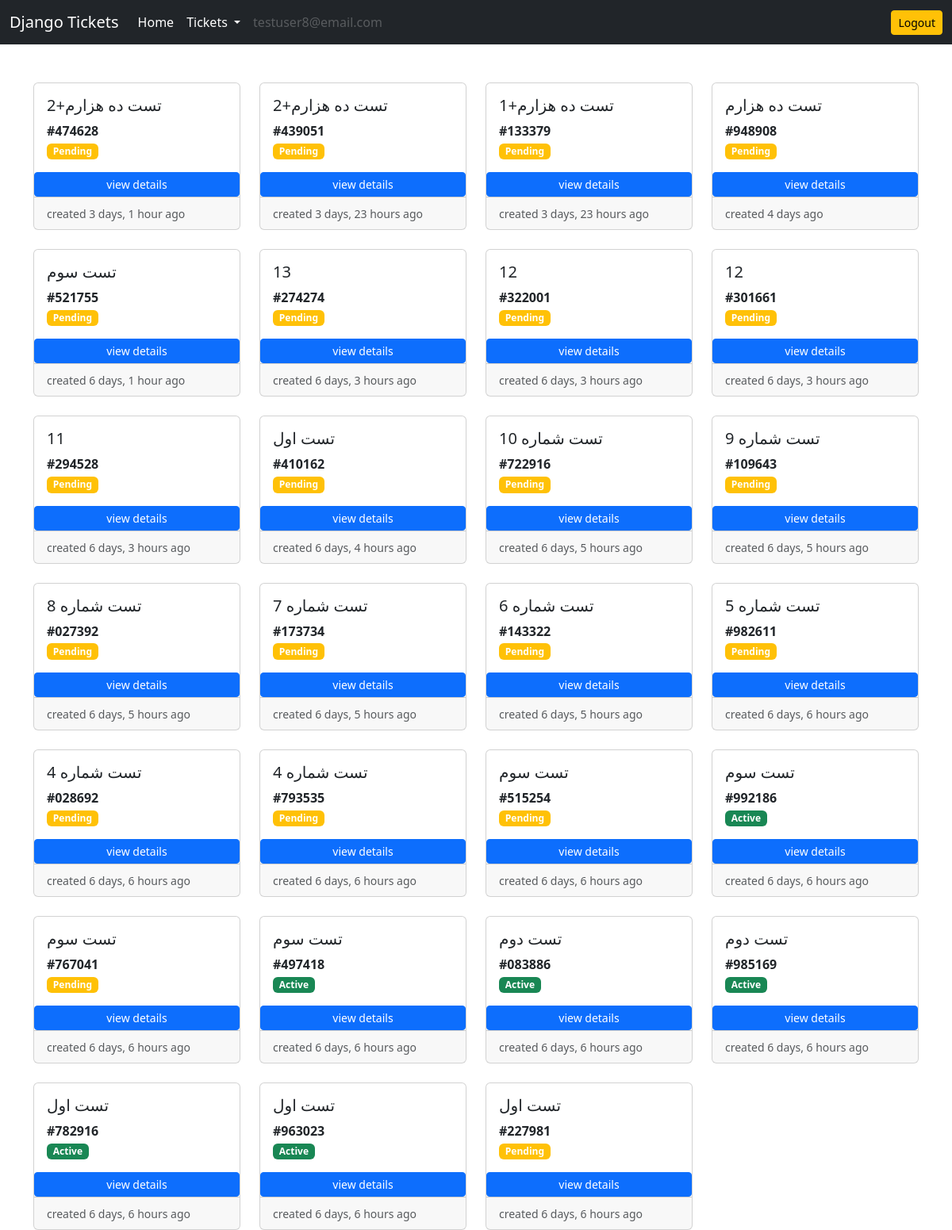
The app's page /ticket/customer-active-tickets/ (signed in) with its own data.
### accounts/models.py (models this page shows)
class user(AbstractUser):
    is_customer = models.BooleanField(default=False)
    is_engineer = models.BooleanField(default=False)
    email = models.EmailField(unique=True)

### ticket/models.py (models this page shows)
class Ticket(models.Model):
    customer = models.ForeignKey(User, on_delete=models.CASCADE)
    engineer = models.ForeignKey(User, on_delete=models.CASCADE, related_name='engineer', null=True, blank=True)
    ticket_id = models.CharField(max_length=15, unique=True)
    ticket_title = models.CharField(max_length=50)
    ticket_description = models.TextField()
    status = models.CharField(max_length=20, choices=(('Active', 'Active'), ('Pending', 'Pending'), ('Resolved', 'Resolved')), default='Pending')
    created_on = models.DateTimeField(auto_now_add=True)
    last_modified = models.DateTimeField(auto_now_add=True)
    is_resolved = models.BooleanField(default=False)
    severity = models.CharField(max_length=5, choices=(('A', 'A'), ('B', 'B')), default='B')
    is_assigend_to_engineer = models.BooleanField(default=False)
    resolution_steps = models.TextField(blank=True, null=True)
    assign_ticket = models.ForeignKey(User, related_name='assign_ticket', on_delete=models.CASCADE, null=True)

### ticket/views.py (the view)
# urls.py: path('customer-active-tickets/', views.customer_active_tickets, name='customer-active-tickets'),
def customer_active_tickets(request):
    tickets = Ticket.objects.filter(customer=request.user, is_resolved=False).order_by('-created_on')
    context = {'tickets':tickets}
    return render(request, 'ticket/customer_active_tickets.html', context)

### templates/ticket/customer_active_tickets.html
{% extends 'base.html' %}
{% load static %}
{% load humanize %}
{% load widget_tweaks %}
{% block content %}
<div class="row row-cols-1 row-cols-md-4 g-4">
    {% for ticket in tickets %}
    <div class="col">
        <div class="card h-100">
            <div class="card-body">
                <h5 class="card-title">{{ticket.ticket_title}}</h5>
                <p class="card-text">
                    <b>#{{ticket.ticket_id}} </b> <br>
                    {% if ticket.status == 'Pending' %}
                    <span class="badge bg-warning">Pending</span>
                    {% elif ticket.status == 'Active' %}
                    <span class="badge bg-success">Active</span>
                    {% elif ticket.status == 'Resolved' %}
                    <span class="badge bg-danger">Resolved</span>
                    {% endif %}
                </p>
            </div>
            <a href="{% url 'ticket-details' ticket.ticket_id %}" class="btn btn-primary btn-sm">view details</a>
            <div class="card-footer">
                <small class="text-muted">created {{ticket.created_on|naturaltime}}</small>
            </div>
        </div>
    </div>
    {% endfor %}
</div>
{% endblock content %}

### templates/base.html (shortened to what this page needs)
<!DOCTYPE html>
<html lang="en">
<head>
    <link href="https://cdn.jsdelivr.net/npm/bootstrap@5.3.0-alpha1/dist/css/bootstrap.min.css" rel="stylesheet">
</head>
<body>
    <nav class="navbar navbar-expand-lg navbar-dark bg-dark">
        <div class="container-fluid">
            <a class="navbar-brand" href="/">Django Tickets</a>
            <div class="collapse navbar-collapse" id="navbarSupportedContent">
                <ul class="navbar-nav me-auto mb-2 mb-lg-0">
                    <li class="nav-item">
                        <a class="nav-link active" aria-current="page" href="/">Home</a>
                    </li>
                    {% if request.user.is_customer %}
                    <li class="nav-item dropdown">
                        <a class="nav-link active dropdown-toggle" href="#" id="navbarDropdown" role="button"
                            data-bs-toggle="dropdown" aria-expanded="false">
                            Tickets
                        </a>
                    </li>
                    {% endif %}
                    {% if request.user.is_authenticated %}
                    <li class="nav-item">
                        <a class="nav-link disabled" href="#" tabindex="-1" aria-disabled="true">{{ request.user.email }}</a>
                    </li>
                    {% endif %}
                </ul>
                <a href="{% url 'logout' %}" class="btn btn-warning btn-sm">Logout</a>
            </div>
        </div>
    </nav>
    <div class="container mt-5">
        {% block content %}
        {% endblock content %}
    </div>
</body>
</html>

### records on screen
user: user.email "testuser8@email.com"
Ticket: ticket_title "تست ده هزارم+2", ticket_id "474628", status "Pending", created_on "3 days, 1 hour ago"
Ticket: ticket_title "تست ده هزارم+2", ticket_id "439051", status "Pending", created_on "3 days, 23 hours ago"
Ticket: ticket_title "تست ده هزارم+1", ticket_id "133379", status "Pending", created_on "3 days, 23 hours ago"
Ticket: ticket_title "تست ده هزارم", ticket_id "948908", status "Pending", created_on "4 days ago"
Ticket: ticket_title "تست سوم", ticket_id "521755", status "Pending", created_on "6 days, 1 hour ago"
Ticket: ticket_title "13", ticket_id "274274", status "Pending", created_on "6 days, 3 hours ago"
Ticket: ticket_title "12", ticket_id "322001", status "Pending", created_on "6 days, 3 hours ago"
Ticket: ticket_title "12", ticket_id "301661", status "Pending", created_on "6 days, 3 hours ago"
Ticket: ticket_title "11", ticket_id "294528", status "Pending", created_on "6 days, 3 hours ago"
Ticket: ticket_title "تست اول", ticket_id "410162", status "Pending", created_on "6 days, 4 hours ago"
Ticket: ticket_title "تست شماره 10", ticket_id "722916", status "Pending", created_on "6 days, 5 hours ago"
Ticket: ticket_title "تست شماره 9", ticket_id "109643", status "Pending", created_on "6 days, 5 hours ago"
Ticket: ticket_title "تست شماره 8", ticket_id "027392", status "Pending", created_on "6 days, 5 hours ago"
Ticket: ticket_title "تست شماره 7", ticket_id "173734", status "Pending", created_on "6 days, 5 hours ago"
Ticket: ticket_title "تست شماره 6", ticket_id "143322", status "Pending", created_on "6 days, 5 hours ago"
Ticket: ticket_title "تست شماره 5", ticket_id "982611", status "Pending", created_on "6 days, 6 hours ago"
Ticket: ticket_title "تست شماره 4", ticket_id "028692", status "Pending", created_on "6 days, 6 hours ago"
Ticket: ticket_title "تست شماره 4", ticket_id "793535", status "Pending", created_on "6 days, 6 hours ago"
Ticket: ticket_title "تست سوم", ticket_id "515254", status "Pending", created_on "6 days, 6 hours ago"
Ticket: ticket_title "تست سوم", ticket_id "992186", status "Active", created_on "6 days, 6 hours ago"
Ticket: ticket_title "تست سوم", ticket_id "767041", status "Pending", created_on "6 days, 6 hours ago"
Ticket: ticket_title "تست سوم", ticket_id "497418", status "Active", created_on "6 days, 6 hours ago"
Ticket: ticket_title "تست دوم", ticket_id "083886", status "Active", created_on "6 days, 6 hours ago"
Ticket: ticket_title "تست دوم", ticket_id "985169", status "Active", created_on "6 days, 6 hours ago"
Ticket: ticket_title "تست اول", ticket_id "782916", status "Active", created_on "6 days, 6 hours ago"
Ticket: ticket_title "تست اول", ticket_id "963023", status "Active", created_on "6 days, 6 hours ago"
Ticket: ticket_title "تست اول", ticket_id "227981", status "Pending", created_on "6 days, 6 hours ago"
